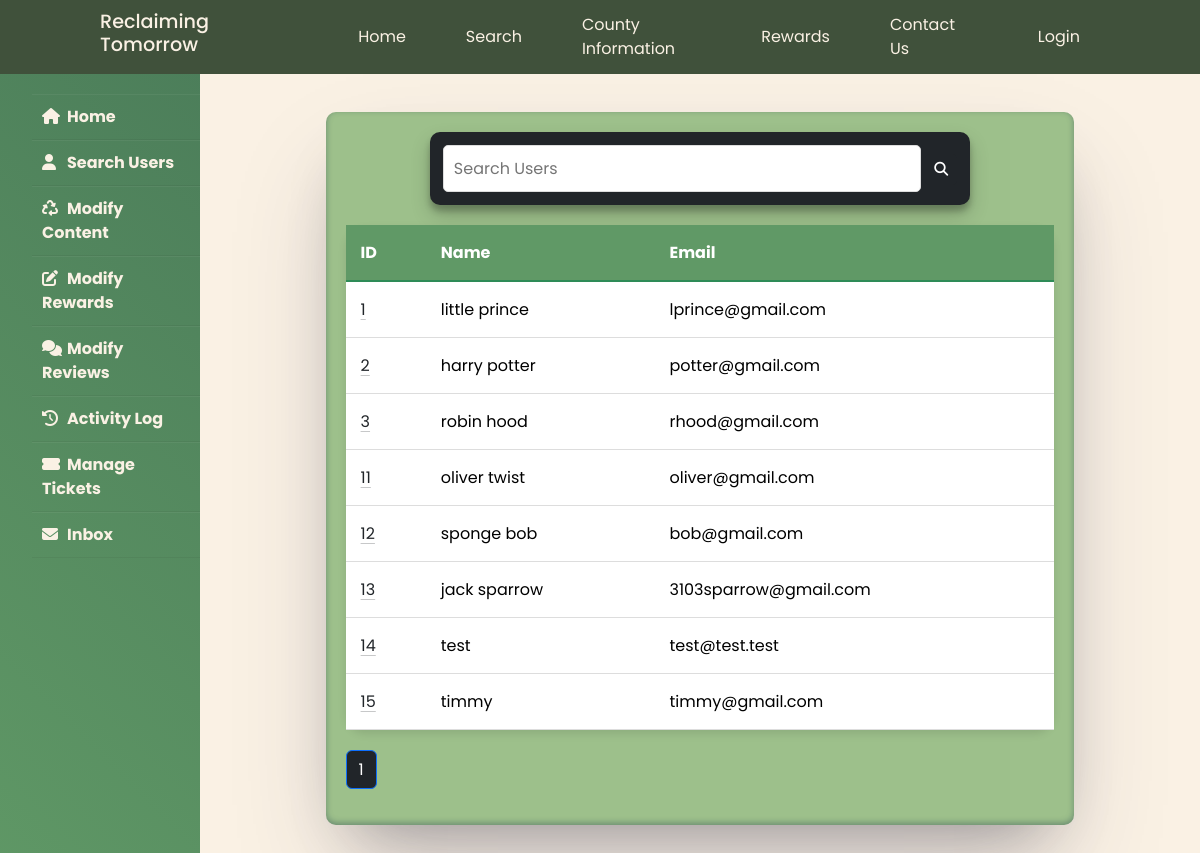
Before: /admin/search.php with the older database file.
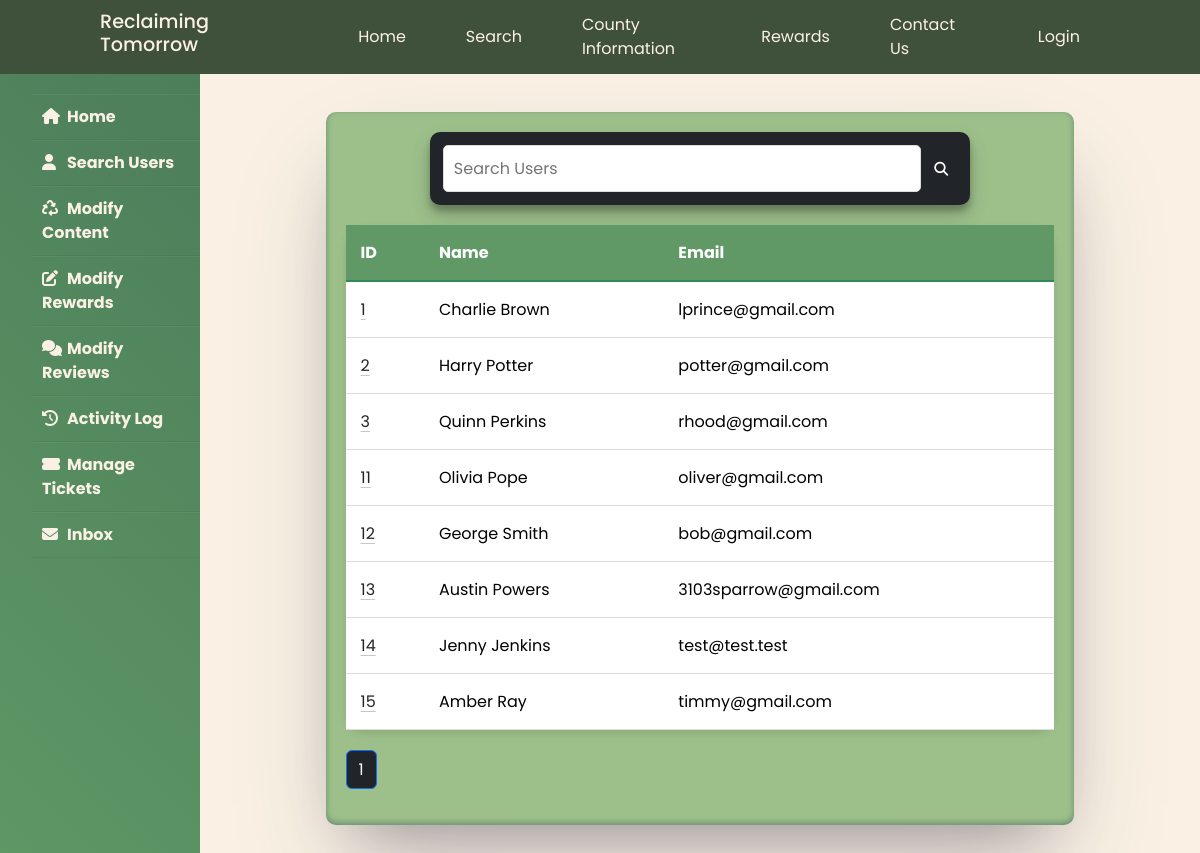
After: the same page with the newer database file.
### tables this page shows
CREATE TABLE `users` (
  `id` int(11) NOT NULL,
  `name` varchar(100) NOT NULL,
  `email` varchar(200) NOT NULL,
  `email_verification` varchar(200) DEFAULT NULL,
  `username` varchar(50) NOT NULL,
  `password` varchar(200) NOT NULL,
  `reward_points` int(255) NOT NULL DEFAULT 0,
  `is_logged_in` tinyint(1) NOT NULL,
  `role` varchar(20) NOT NULL,
  `reset_token_hash` varchar(64) DEFAULT NULL,
  `reset_token_expires` datetime DEFAULT NULL,
  `date` datetime NOT NULL
);

### admin/search.php (the view, shortened to what this page needs)
<?php
require '../connect.php';
$rowsPerPage = 10;
$currentPage = isset($_GET['page']) ? $_GET['page'] : 1;
$offset = ($currentPage - 1) * $rowsPerPage;
$search = isset($_SESSION['search_query']) ? $_SESSION['search_query'] : '';
$sql = "SELECT * FROM users WHERE id LIKE '%$search%' OR name LIKE '%$search%' OR email LIKE '%$search%'";
$sqlTotal = "SELECT COUNT(*) as count FROM users WHERE id LIKE '%$search%' OR name LIKE '%$search%' OR email LIKE '%$search%'";
$totalRows = mysqli_fetch_assoc(mysqli_query($db, $sqlTotal))['count'];
$totalPages = ceil($totalRows / $rowsPerPage);
$sql .= " LIMIT $offset, $rowsPerPage";
$result = mysqli_query($db, $sql);
?>
<!DOCTYPE html>
<html lang="en">
<head>
    <link href="https://cdn.jsdelivr.net/npm/bootstrap@5.3.1/dist/css/bootstrap.min.css" rel="stylesheet" />
    <link href="../style.css" rel="stylesheet">
</head>
<body>
<?php include "../admin/header.php"; ?>
<div class="wrapper">
        <div class="sidebar"><i class=""></i>
        <ul>
            <li><a href="/admin/dashboard"><i class="fas fa-home"></i>Home</a></li>
            <li><a href="/admin/search"><i class="fas fa-user"></i>Search Users</a></li>
            <li><a href="/admin/modifyContent"><i class="fas fa-recycle"></i>Modify Content</a></li>
            <li><a href="/admin/modifyRewards"><i class="fas fa-edit"></i>Modify Rewards</a></li>
            <li><a href="/admin/modifyReviews"><i class="fas fa-thin fa-comments"></i>Modify Reviews</a></li>
            <li><a href="/rewards/log"><i class="fas fa-history"></i>Activity Log</a></li>
            <li><a href="/rewards/manage_tickets"><i class="fas fa-ticket-alt"></i>Manage Tickets</a></li>
            <li><a href="/admin/inbox"><i class="fas fa-envelope"></i>Inbox</a></li>
          </ul>
        </div>
        <div class="main_content">
            <div class="info">
            <div class="container my-5" style="text-align: center;">
            <div class="form-container">
            <form method="post">
                <div class="search_bar">
                    <input type="text" placeholder="Search Users" name="search" size="30" style="border-radius: 5px;"/>
                    <button class="btn btn-dark btn-sm" name="submit"> <i class="fa fa-search"></i></button>
                </div>
            </form>
                <table class="table table-hover custom-table">
                    <?php
                    if ($totalRows > 0) {
                        echo '<thead class="table-dark">
                                <tr>
                                    <th>ID</th>
                                    <th>Name</th>
                                    <th>Email</th>
                                </tr>
                            </thead>';
                        while ($row = mysqli_fetch_assoc($result)) {
                            echo '<tbody>
                                    <tr>
                                        <td><a href="userProfile.php?id=' . $row['id'] . '" class="link-dark link-offset-2 link-underline-opacity-25 link-underline-opacity-100-hover">' . $row['id'] . '</a></td>
                                        <td>' . $row['name'] . '</td>
                                        <td>' . $row['email'] . '</td>
                                    </tr>
                                </tbody>';
                        }
                    } else {
                        echo '<h2 class="text-danger">No users found</h2>';
                    }
                    ?>
                </table>
                <?php
                if ($totalPages > 0) {
                    echo '<ul class="pagination">';
                    for ($i = 1; $i <= $totalPages; $i++) {
                        echo '<li class="page-item ' . ($i == $currentPage ? 'active' : '') . '">';
                        echo '<a class="page-link ' . ($i == $currentPage ? 'bg-dark text-white' : 'text-dark') . '" href="?page=' . $i . '" style="outline: none;">' . $i . '</a>';
                        echo '</li>';
                    }
                    echo '</ul>';
                }
                ?>
            </div>
            </div>
        </div>
      </div>
    </div>
</body>
</html>

Changed rows visible on the page:
changed users "lprince@gmail.com": name "little prince" → "Charlie Brown"
changed users "potter@gmail.com": name "harry potter" → "Harry Potter"
changed users "rhood@gmail.com": name "robin hood" → "Quinn Perkins"
changed users "oliver@gmail.com": name "oliver twist" → "Olivia Pope"
changed users "bob@gmail.com": name "sponge bob" → "George Smith"
changed users "3103sparrow@gmail.com": name "jack sparrow" → "Austin Powers"
changed users "test@test.test": name "test" → "Jenny Jenkins"
changed users "timmy@gmail.com": name "timmy" → "Amber Ray"
